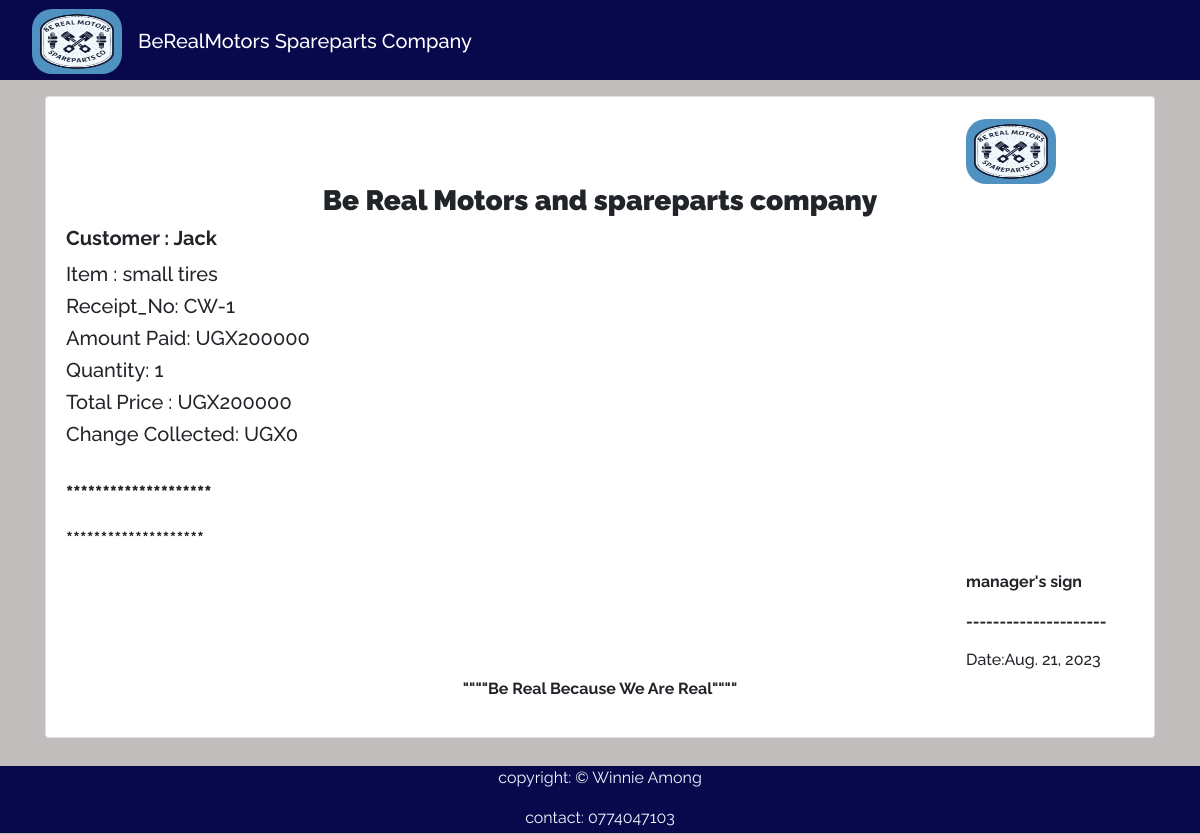
Screenshot of /receipt/31 with the database file from the repository.
### spareApp/models.py (models this page shows, shortened)
class Sale(models.Model):
    part_purchased = models.ForeignKey(Product,on_delete=models.CASCADE,null=False, blank=False)
    quantity = models.IntegerField(default=0,null=False,blank=False)
    amount_received = models.IntegerField(default=0,null=False,blank=False)
    buyer_names = models.CharField(max_length=100,null=False,blank=False)
    unit_price = models.IntegerField(default=0,null=False,blank=False)
    branch = models.CharField(max_length=100, null=False,blank=False)
    buyer_contact = models.IntegerField(default=0,null=False,blank=False)
    date_of_purchase = models.DateField(default=timezone.now)
    def get_total(self):
        total = self.quantity * self.part_purchased.unit_price
        return int(total)
    def get_change(self):
        change = self.get_total() -self.amount_received
        return abs(int(change))

class Product(models.Model):
    Category_name = models.ForeignKey(Category,on_delete=models.CASCADE,null=False, blank=False)
    part_name = models.CharField(max_length=50, null = False, blank=False)
    country_of_origin = models.CharField(max_length=50,null=False,blank=False)
    total_quantity = models.IntegerField(default=0, null=False, blank=False)
    issued_quantity = models.IntegerField(default=0, null=False,blank=False)
    received_quantity = models.IntegerField(default=0, null=False,blank=False)
    unit_price =models.IntegerField(default=0, null=False,blank=False)
    arrival_date =models.DateField(default=timezone.now)
    branch_name =models.CharField(max_length=100, null=False,blank=False)
    part_number = models.IntegerField(default=0,null=True,blank=True)
    def __str__(self):
        return self.part_name

### spareApp/views.py (the view)
# urls.py: path('receipt/<int:receipt_id>',views.receipt_detail,name='receipt_detail'),
def receipt_detail(request,receipt_id):
   receipt = Sale.objects.get(id = receipt_id)
   return render(request,'spare/receipt_detail.html',{'receipt':receipt})

### template/spare/receipt_detail.html
{% extends 'spare/base.html'%}
{% load static %}
{% block content%}
<br /><br><br><br>
<div class="container">
  <div class="card" style="font-weight: bolder; z-index: 0;">
    <div class="card-body">
      <img src="{% static 'css/images/logo6.jpg.png' %}" alt="logo" width="90" height="65"
        style="border-radius: 20px; margin-left: 900px;" class="d-inline-block align-text-top">
      <h3 style="text-align: center; font-weight: bolder;">Be Real Motors and spareparts company</h3>
      <h3 class="card-title" style="font-size: 20px; font-weight: bold;">Customer : {{receipt.buyer_names | title}}</h3>
      <h6 class="card-text" style="font-size: 20px;">Item : {{receipt.part_purchased}}</h6>
      <h6 class="card-text" style="font-size: 20px;">Receipt_No: CW-{{receipt.quantity }}</h6>
      <h6 class="card-text" style="font-size: 20px;">Amount Paid: UGX{{ receipt.amount_received }}</h6>
      <h6 class="card-text" style="font-size: 20px;">Quantity: {{receipt.quantity }}</h6>
      <h2 style="font-size: 20px;">Total Price : UGX{{ receipt.get_total }}</h2>
      <div style="flex: 1">
        <h6 class="card-text" style="font-size: 20px;">Change Collected: UGX{{ receipt.get_change }}</h6><br>
        <p style="font-weight: bolder;font-size: 20px;">********************</p>
        <p style="font-weight: bold;font-size: 20px;">********************</p>
        <p style="padding-left: 900px;">manager's sign</p>
        <p style="padding-left: 900px;">---------------------</p>
        <h6 style="padding-left: 900px;">Date:{{receipt.date_of_purchase}}</h6>
        <p style="text-align: center;">""""Be Real Because We Are Real""""</p>
      </div>
    </div>
  </div>
</div>
<br>
<br>
<br>
<br>
{% endblock %}

### spareApp/static/css/base.css (style rules this page uses)
body { background-color: hsl(0, 3%, 75%); font-family: 'raleway'; overflow-x:hidden ; }

### rows the page displays
Sale: buyer_names "Jack", part_purchased "small tires", quantity "1", amount_received "200000", get_total "200000", get_change "0", date_of_purchase "Aug. 21, 2023"
